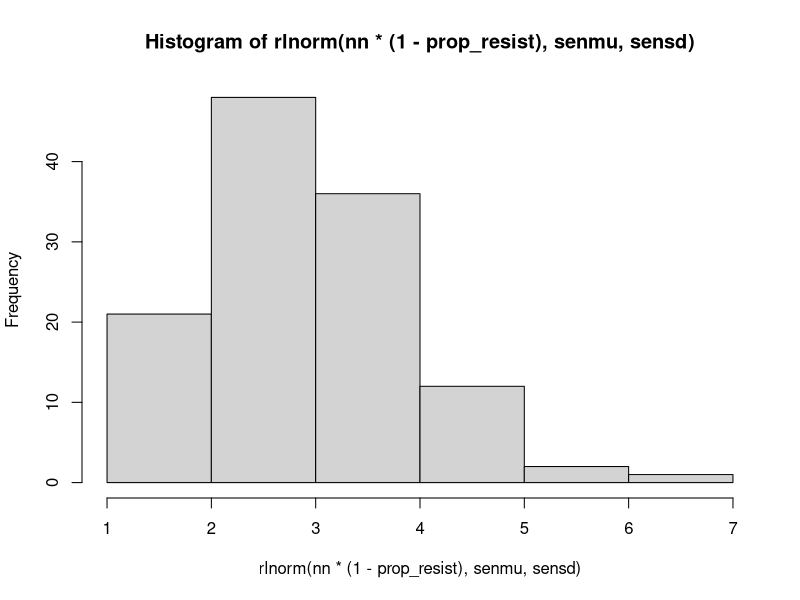
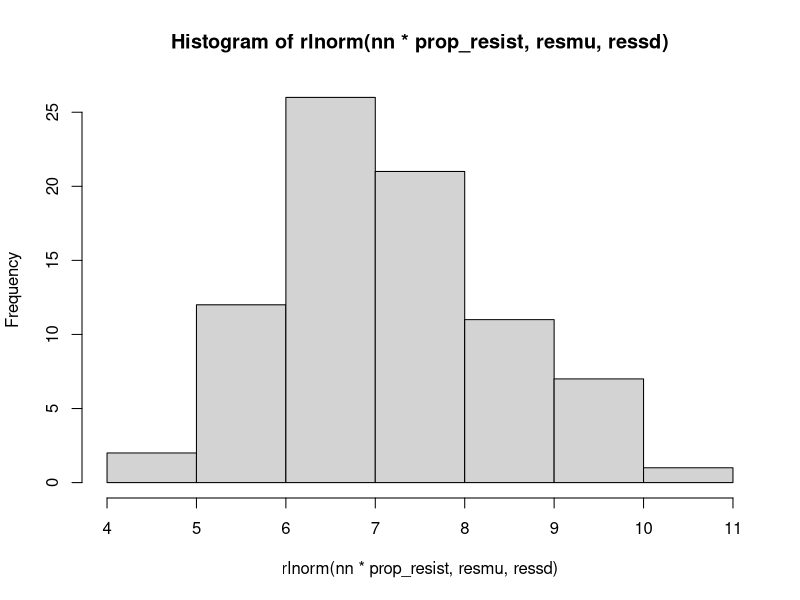
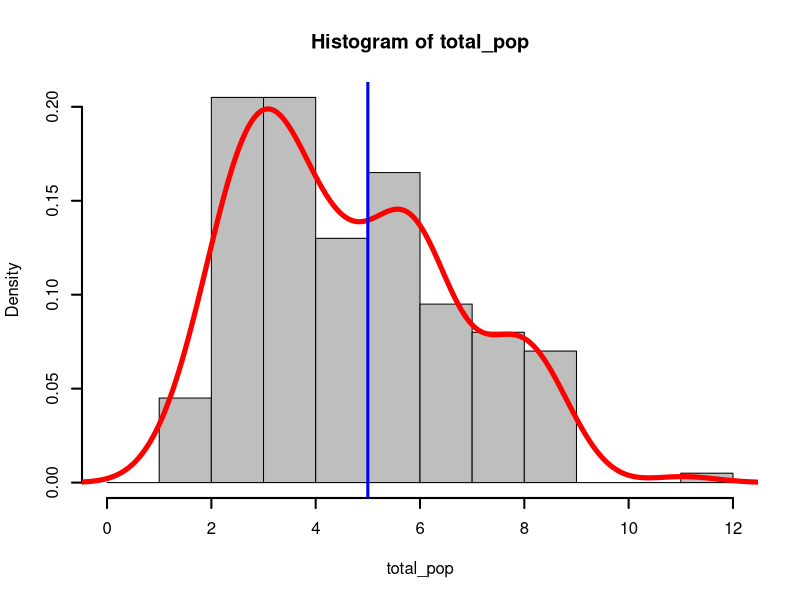

The R source for these figures, in order: (Note: this script raises an error after producing the figures.)
## cut off value assessment tool for clearance half-life




nn <- 200 #default sample size
senmu <- 1.1 #log(3)
sensd <- 0.37 #log(1.45)

prop_resist <- .4
resmu <- 1.9 #log(6.5)
ressd <- .2 #log(1.22)
cutoff <- 5

#1. Choose a "sensitive" 1/2 life mean and SD 
#(Default: 1.1, 0.37 which corresponds to geometric mean of 3.0 hr)
hist(rlnorm(nn*(1-prop_resist),senmu,sensd))

sen_pop <- rlnorm(nn*(1-prop_resist),senmu,sensd) #sensitive population


#2. Choose a "resistant" 1/2 life mean and SD
#(Default: 1.9, 0.2 which corresponds to a geometric mean of 6.5 hr)
hist(rlnorm(nn*prop_resist,resmu,ressd)) #creating a histogram of random normal distribution with mean 1.9 and sd .2

res_pop <- rlnorm(nn*prop_resist,resmu,ressd) #resistant population


#3. Choose a proportion resistant (Default: 10%)

#4. Choose a sample size (Default: 200)

#5. Show a bar chart of a joint distribution
total_pop <- c(sen_pop,res_pop)
hist(total_pop, freq=FALSE,col="grey",lwd=2,ps=20,breaks=c(0,1,2,3,4,5,6,7,8,9,10,11,12))
lines(density(total_pop),lwd=5, col="red")
abline(v=cutoff, lwd=3, col="blue")


#6. Choose cut-off point (Default: 5 hr)

#7. List true/false sensitive/resistant, ROC curve, or some other way to visualize diagnostic
true_res <- plnorm(cutoff,resmu,ressd, lower.tail=FALSE) #% identified as resistant from truly resistant pop
fal_res <- plnorm(cutoff,senmu,sensd, lower.tail=FALSE) #% identified as resistant from sensitive pop

fal_sen <- plnorm(cutoff, resmu,ressd) #% wrongly identified as sensitive from truly resistant pop
true_sen <- plnorm(cutoff, senmu, sensd) #% identified as sensitive from truely sensitive pop

#test
mixdat <- as.data.frame(total_pop)  # import dataset
N<-1

# create output matrices
output.mu <- matrix(NA,nrow=M,ncol=N)
output.sigma <- matrix(NA,nrow=M,ncol=N)
output.lambda <- matrix(NA,nrow=M,ncol=N)
output.loglik <- matrix(NA,nrow=M,ncol=N)
output.mu.se <- matrix(NA,nrow=M,ncol=N)
output.sigma.se <- matrix(NA,nrow=M,ncol=N)
output.lambda.se <- matrix(NA,nrow=M,ncol=N)
AIC<-matrix(0,nrow=M,ncol=N)
AICdelta<-matrix(0,nrow=M,ncol=N)

#nb<-na.omit(mixdat[,N+1])

# fit single component model
for (i in 1:N){
  # 1 COMPONENT LOG NORMAL
  nmixdat<-na.omit(mixdat[,i])
  lmixdat<- log(nmixdat)
  xll<-fitdistr(lmixdat,"normal")
  output.loglik[1,i]<- xll$loglik
  output.mu[1,i]<-xll$estimate[1]
  output.lambda[1,i]<-1
  output.sigma[1,i]<-xll$estimate[2]
  output.mu.se[1,i]<-xll$sd[1]
  output.sigma.se[1,i]<-xll$sd[2]
  output.lambda.se[1,i]<-0
  AIC[1,i]<-2*(3*1-1)-2*output.loglik[1,i]
  AICdelta[1,i]<-0
}

# fit multiple component models sequntially
for (i in 1:N){
  nmixdat<-na.omit(mixdat[,i])
  lmixdat<- log(nmixdat)
  # >=2 COMPONENTS LOG NORMAL
  j<-1
  # stop if j-component model is more parsimonious than (j-1)-compnent model
  while((j<=M-1) && AICdelta[j,i]<=pval){
    j<-j+1
    res <- normalmixEM(lmixdat, lambda = matrix((1/j),nrow=1,ncol=j), mu = 2*(1:j)/j, sigma = 0.3*matrix(1,nrow=1,ncol=j))
    resboot <- boot.se(res, B = nboot)
    resboot[c("lambda.se", "mu.se", "sigma.se","loglik.se")]	
    output.loglik[j,i]<-res$loglik
    AIC[j,i]<-2*(3*j-1)-2*output.loglik[j,i]
    AICdelta[j,i]<-exp(-(AIC[j-1,i]-AIC[j,i])/2)
    if(AICdelta[j,i]<=pval){
      output.mu[1:j,i]<-res$mu
      output.sigma[1:j,i]<-res$sigma
      output.lambda[1:j,i]<-res$lambda
      output.mu.se[1:j,i]<-resboot$mu.se
      output.sigma.se[1:j,i]<-resboot$sigma.se
      output.lambda.se[1:j,i]<-resboot$lambda.se			
    }
  }
}

##########################################################
# PLOTTING

# GRAPHS FOR SUPPORTING INFORMATION FILE 3
Sys.sleep(0.02)
for (ds in 1:N){
  Sys.sleep(0.02)
  nmixdat<-na.omit(mixdat[,ds])
  plam<-na.omit(output.lambda[,ds])
  pmu<-na.omit(output.mu[,ds])
  psig<-na.omit(output.sigma[,ds])
  hist(nmixdat,freq=FALSE,main = paste("Data from Dr. Kyaw, mean HL = ",round(exp(pmu[1]),2)),xlab = "Clearance half-life (hours)",ylim=c(0,0.6),col="grey",lwd=2,ps=20,breaks=c(0,1,2,3,4,5,6,7,8,9,10,11,12))
  x <- seq(0.1, max(nmixdat), length=1000)
  
  hx<-plam[1]*dlnorm(x,meanlog=(pmu[1]),sdlog=psig[1])
  if(length(plam)>1){
    for(k in 2:length(plam)){
      hx<-hx+plam[k]*dlnorm(x,meanlog=(pmu[k]),sdlog=psig[k])
    }
  }
  lines(x,hx,col="red", lwd=5)
  Sys.sleep(0.02)
}


#exp(pmu[1])
